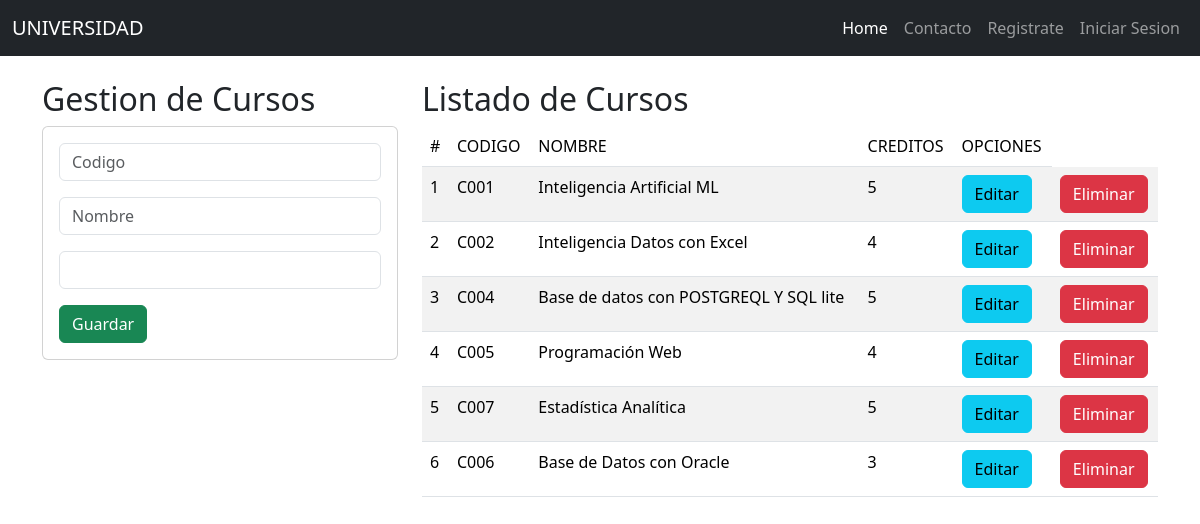
The page / on the database its author committed.
### Academico/models.py (models this page shows)
class Curso(models.Model):
    codigo = models.CharField(max_length=6)
    nombre = models.CharField(max_length=30)
    creditos = models.PositiveIntegerField()

### Academico/views.py (the view)
# urls.py: 2. Add a URL to urlpatterns:  path('', views.home, name='home')
def home(request):
    cursos = Curso.objects.all() #Select *from curso  #Descargo los cursos y lo meto en este objeto
    return render(request,'gestionCursos.html', {'cursos':cursos}) #Carga la plantilla pero a parte le pasa los cursos, los objetos van sin comillas

### Academico/templates/gestionCursos.html (shortened to what this page needs)
{% extends 'base.html' %}
{% block content %}
<div  class="container py-4">
            <div class="row">
                <div class="col-md-4">
                    <h2>Gestion de Cursos</h2>
                    <div class="card">
                        <div class="card-body">
                            <form action="/registroCurso/" method="POST">{% csrf_token %}
                                <div class="form-group">
                                    <input type="text" name="txtCodigo" class="form-control" placeholder="Codigo">
                                </div>
                                <div class="form-group">
                                    <input type="text" name="txtNombre" class="form-control" placeholder="Nombre">
                                </div>
                                <div class="form-group">
                                    <input type="number" name="txtCredito" class="form-control" min="1" max="6">
                                </div>
                                <div class="form-group">
                                    <input type="submit" class="btn btn-success btn-block text-white" value="Guardar">
                                </div>
                            </form>
                        </div>
                    </div>
                </div>
            <div class="col-md-8">
                <h2>Listado de Cursos</h2>
                <div class="table-responsive">
                    <table class="table table-striped">
                        <thead>
                            <tr>
                                <td>#</td>
                                <td>CODIGO</td>
                                <td>NOMBRE</td>
                                <td>CREDITOS</td>
                                <td>OPCIONES</td>
                            </tr>
                        </thead>
                        <tbody>
                            {% for c in cursos %}
                                <tr>
                                    <td>{{forloop.counter}}</td>
                                    <td>{{c.codigo}}</td>
                                    <td>{{c.nombre}}</td>
                                    <td>{{c.creditos}}</td>
                                    <td> <a href="edicionCurso/{{c.codigo}}" class="btn btn-block btn-info">Editar</a></td>
                                    <td> <a href="eliminarCurso/{{c.codigo}}" class="btn btn-block btn-danger">Eliminar</a></td>
                                </tr>
                            {% endfor %}
                        </tbody>
                    </table>
                </div>
            </div>
        </div>
    </div>
{% endblock %}

### Academico/templates/base.html (shortened to what this page needs)
<!DOCTYPE html>
<html lang="en">
<head>
    <link href="https://cdn.jsdelivr.net/npm/bootstrap@5.3.3/dist/css/bootstrap.min.css" rel="stylesheet">
</head>
<body>
    <nav class="navbar navbar-expand-lg navbar-dark bg-dark">
        <div class="container-fluid">
        <a class="navbar-brand" href="#">UNIVERSIDAD</a>
        <div class="collapse navbar-collapse" id="navbarNav">
            <ul class="navbar-nav  ms-auto" >
            <li class="nav-item">
                <a class="nav-link active" aria-current="page" href="/">Home</a>
            </li>
            <li class="nav-item">
                <a class="nav-link" href="#">Contacto</a>
            </li>
                {% if user.is_authenticated %}
                <li class="nav-item">
                    <a class="nav-link" href="/logout/">Cerrar Sesion</a>
                </li>
                {% else %}
                <li class="nav-item">
                    <a class="nav-link" href="/signup/">Registrate</a>
                </li>
                <li class="nav-item">
                    <a class="nav-link" href="/signin/">Iniciar Sesion</a>
                </li>
                {% endif %}
            </ul>
        </div>
        </div>
    </nav>
    {% block content %}
    {% endblock %}
</body>
</html>

### rows shown on the page
Curso: codigo "C001", nombre "Inteligencia Artificial ML", creditos "5"
Curso: codigo "C002", nombre "Inteligencia Datos con Excel", creditos "4"
Curso: codigo "C004", nombre "Base de datos con POSTGREQL Y SQL lite", creditos "5"
Curso: codigo "C005", nombre "Programación Web", creditos "4"
Curso: codigo "C007", nombre "Estadística Analítica", creditos "5"
Curso: codigo "C006", nombre "Base de Datos con Oracle", creditos "3"
